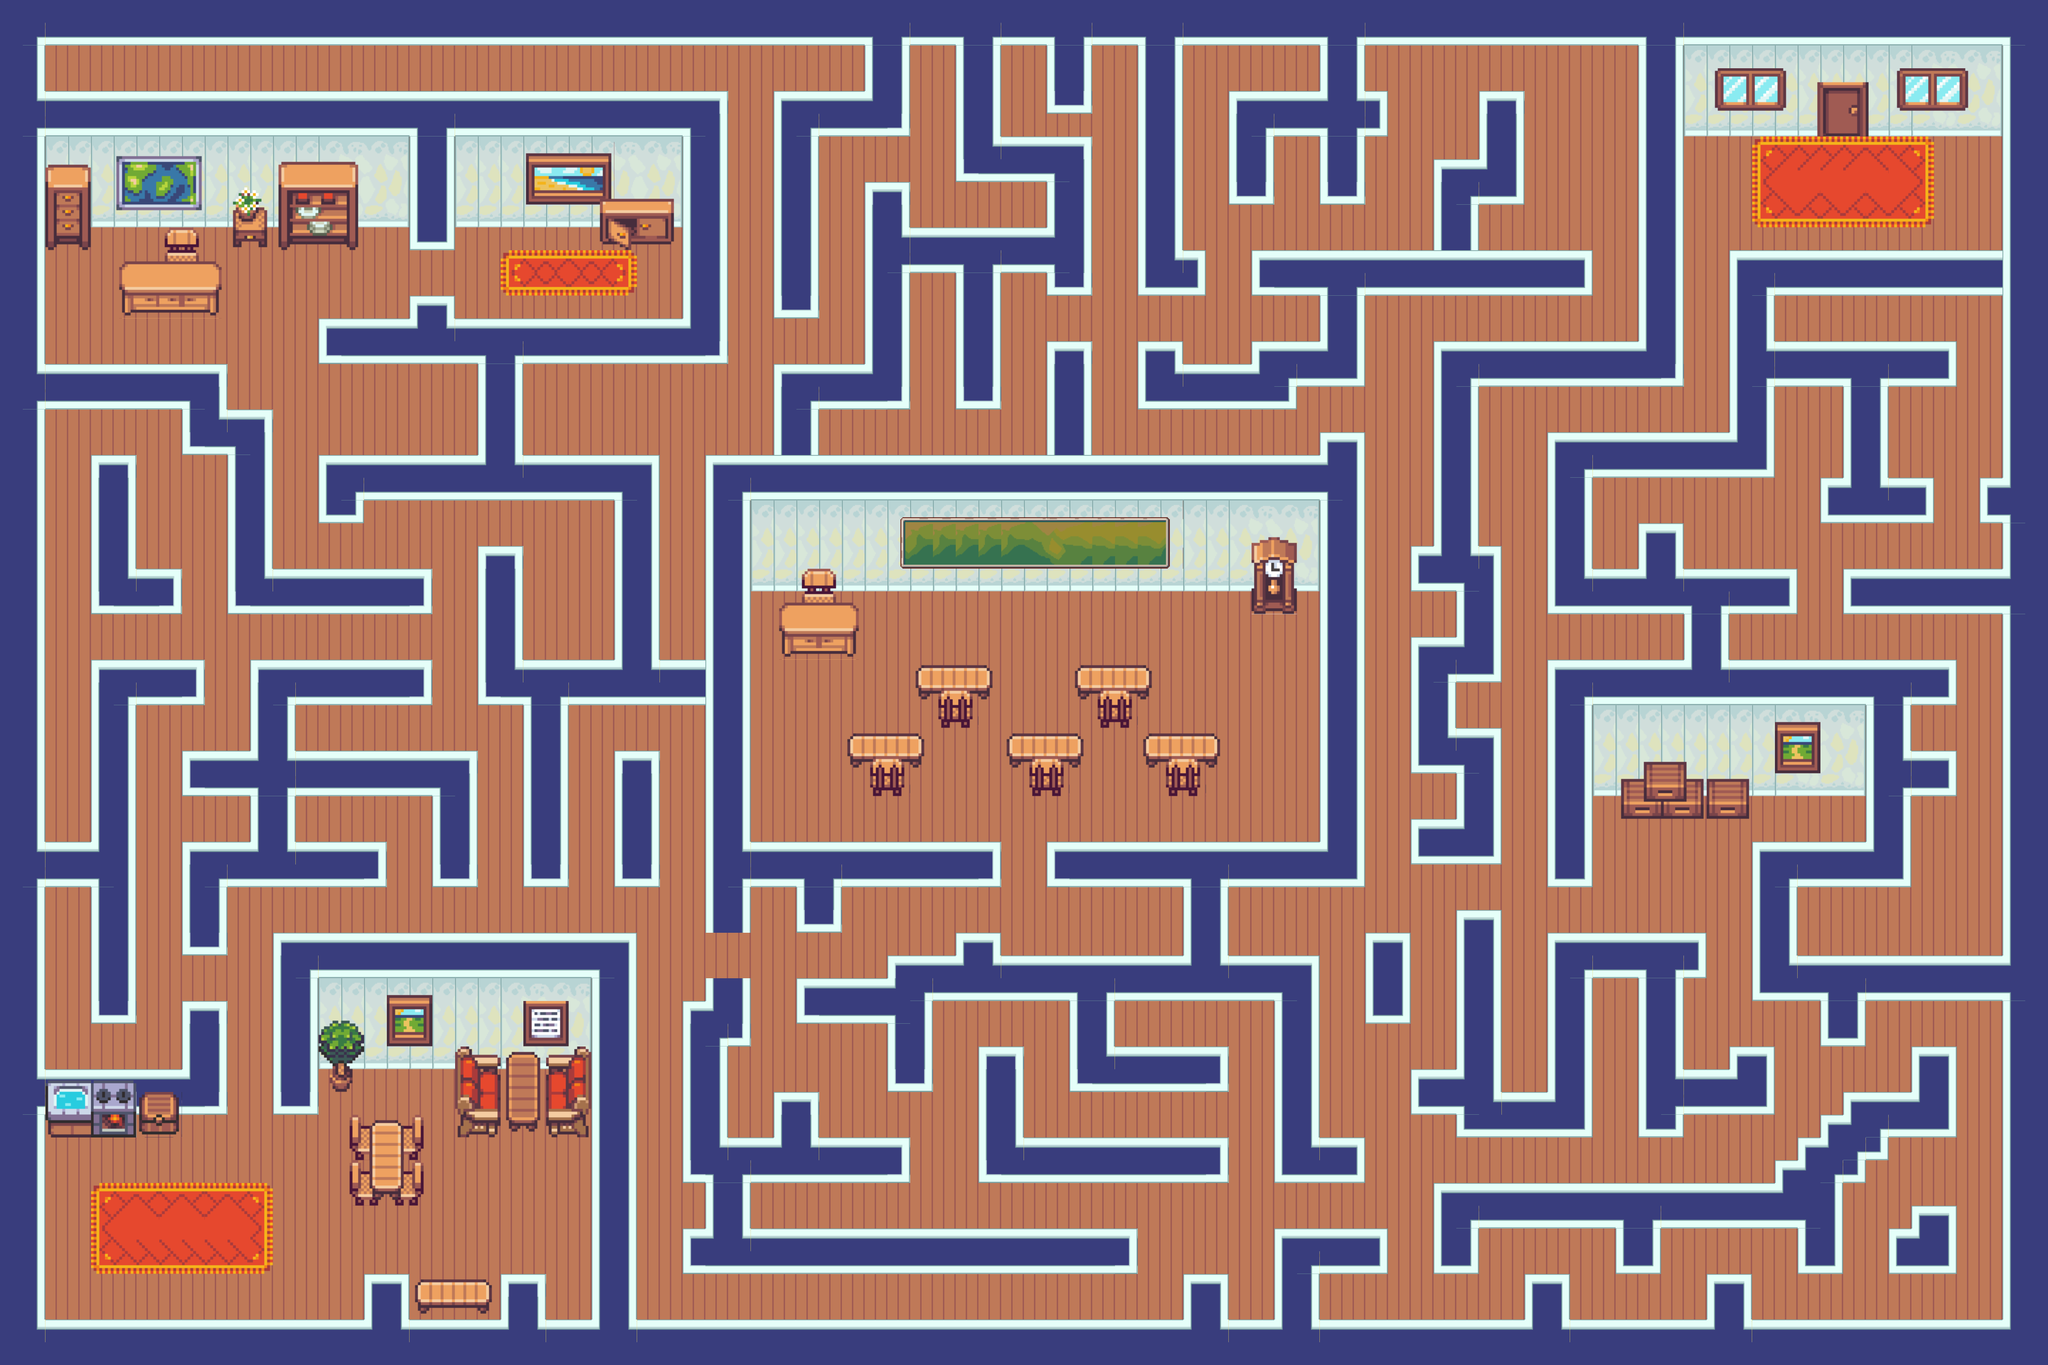

Tiled map render using the project's own tile images. Description and the map definition, with tile-layer contents summarised, below:
An orthogonal 90x60 tile map with 48x48 px tiles, 4 tile layers (Floor, Walls, Decor, Decor 2), 1 hidden layer not drawn, 3 tilesets.

<map version="1.10" tiledversion="1.11.2" orientation="orthogonal" renderorder="right-down" width="90" height="60" tilewidth="48" tileheight="48" infinite="0" nextlayerid="6" nextobjectid="1">
 <tileset firstgid="1" name="atlas_48x" tilewidth="48" tileheight="48" tilecount="768" columns="48">
  <image source="atlas_48x.png" width="2304" height="768" />
 </tileset>
 <tileset firstgid="769" name="CoolSchool_tilesetbigger" tilewidth="48" tileheight="48" tilecount="384" columns="16">
  <image source="CoolSchool_tilesetbigger.png" width="768" height="1152" />
  <wangsets>
   <wangset name="walls" type="corner" tile="-1">
    <wangcolor name="wall" color="#ff0000" tile="-1" probability="1" />
    <wangtile tileid="0" wangid="0,1,0,0,0,1,0,1" />
    <wangtile tileid="1" wangid="0,1,0,1,0,0,0,1" />
    <wangtile tileid="2" wangid="0,0,0,0,0,0,0,1" />
    <wangtile tileid="3" wangid="0,1,0,0,0,0,0,0" />
    <wangtile tileid="16" wangid="0,0,0,1,0,1,0,1" />
    <wangtile tileid="17" wangid="0,1,0,1,0,1,0,0" />
    <wangtile tileid="18" wangid="0,0,0,0,0,1,0,0" />
    <wangtile tileid="19" wangid="0,0,0,1,0,0,0,0" />
    <wangtile tileid="32" wangid="0,1,0,0,0,1,0,1" />
    <wangtile tileid="33" wangid="0,1,0,0,0,0,0,1" />
    <wangtile tileid="34" wangid="0,1,0,0,0,0,0,1" />
    <wangtile tileid="35" wangid="0,1,0,1,0,0,0,1" />
    <wangtile tileid="48" wangid="0,0,0,0,0,1,0,1" />
    <wangtile tileid="51" wangid="0,1,0,1,0,0,0,0" />
    <wangtile tileid="64" wangid="0,0,0,0,0,1,0,1" />
    <wangtile tileid="67" wangid="0,1,0,1,0,0,0,0" />
    <wangtile tileid="80" wangid="0,0,0,1,0,1,0,1" />
    <wangtile tileid="81" wangid="0,0,0,1,0,1,0,0" />
    <wangtile tileid="82" wangid="0,0,0,1,0,1,0,0" />
    <wangtile tileid="83" wangid="0,1,0,1,0,1,0,0" />
   </wangset>
  </wangsets>
 </tileset>
 <tileset firstgid="1153" name="atlas_48xbigger" tilewidth="48" tileheight="48" tilecount="3072" columns="96">
  <image source="atlas_48xbigger.png" width="4608" height="1536" />
 </tileset>
 <layer id="1" name="Floor" width="90" height="60">
  <data>[5400 cells, 5400 non-empty, 1 distinct tile ids]</data>
 </layer>
 <layer id="2" name="Walls" width="90" height="60">
  <data>[5400 cells, 2691 non-empty, 40 distinct tile ids]</data>
 </layer>
 <layer id="3" name="Decor" width="90" height="60">
  <data>[5400 cells, 355 non-empty, 216 distinct tile ids]</data>
 </layer>
 <layer id="4" name="Decor 2" width="90" height="60">
  <data>[5400 cells, 75 non-empty, 44 distinct tile ids]</data>
 </layer>
 <layer id="5" name="collisions" width="90" height="60" visible="0">
  <data>[5400 cells, 2758 non-empty, 4 distinct tile ids]</data>
 </layer>
</map>
